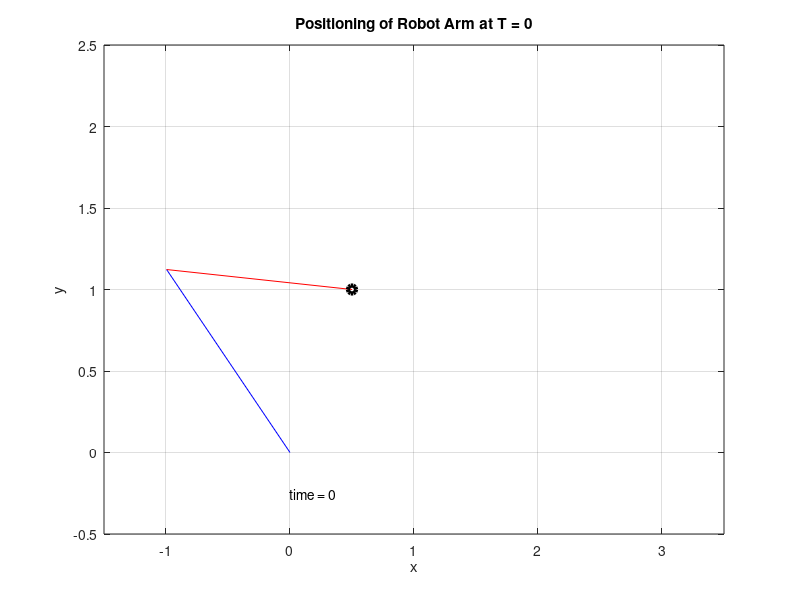
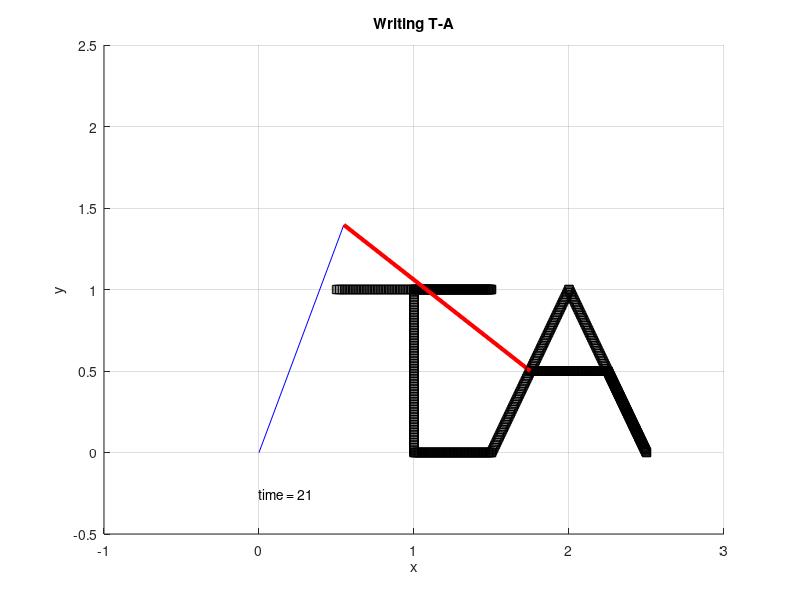
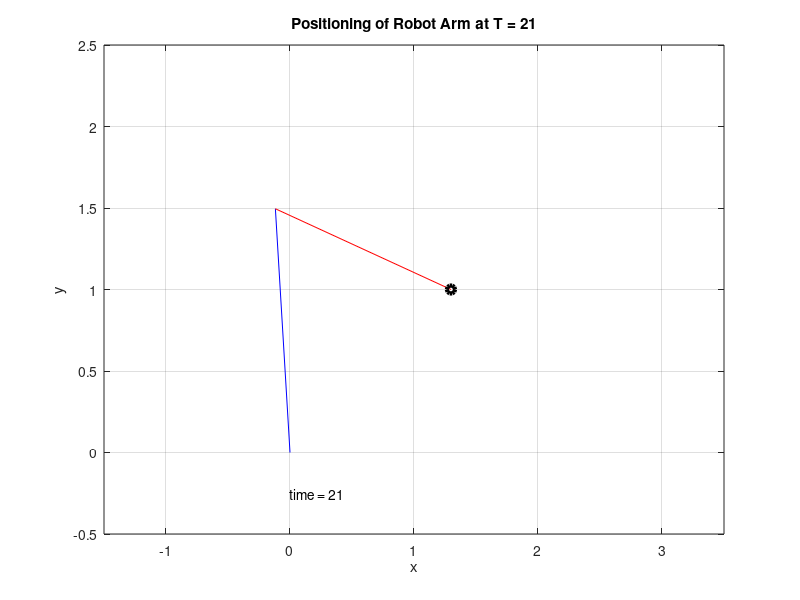
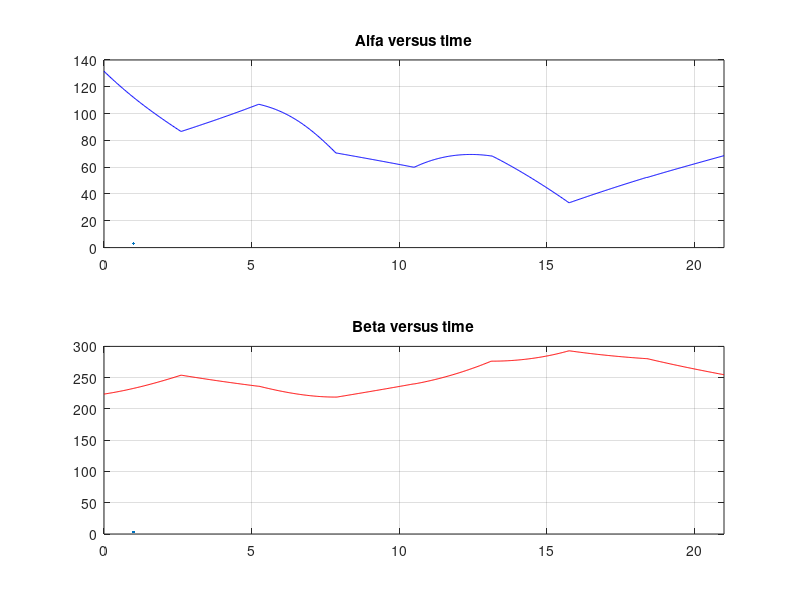

The MATLAB source for these figures, in order:
clear all, close all, clc
disp('Writing T_A:')

tol = 0.00001;
max_it = 50;
d1 = 1.5; % lenght of blue arm
d2 = 1.5; % lenght of red arm
n = 100; %step number of sub parts
t = linspace(0,1,n); 
N = 8*n; %step total step number
T = linspace(0,21,N); % Is chosen as 21 because animation last 21 seconds.
px1 = 0.5+t; 
py1 = ones(1,n); 
px2 = 1.5-0.5*t;
py2 = ones(1,n);
px3 = ones(1,n);
py3 = 1-t;
px4 = 1+0.5*t;
py4 = zeros(1,n);
px5 = 1.5+ 0.5*t;
py5 = 0+t;
px6 = 2+0.5*t;
py6 = 1-t;
px7 = 2.5-0.25*t;
py7 = 0.5*t;
px8 = 2.25-0.5*t;
py8 = ones(1,n)*0.5;

x = [px1 px2 px3 px4 px5 px6 px7 px8]; %  x coordinate path
y = [py1 py2 py3 py4 py5 py6 py7 py8]; %  y coordinate path


alpha = zeros(1,N);
beta = zeros(1,N);
angles = [0.5 0.5]'; % Initial guess
for i = 1:1:N
iter = 1;
while (iter <= max_it)
    a = angles(1); % a = Angle alpha
    b = angles(2); % b = Angle beta
    f = [ (d1*cos(a)+d2*cos(a+b)-x(i))
    (d1*sin(a)+d2*sin(a+b)-y(i)) ];
    J = [ (-d1*sin(a)-d2*sin(a+b)) (-d2*sin(a+b))
    ( d1*cos(a)+d2*cos(a+b)) ( d2*cos(a+b)) ];
    angles_new = angles -J\f;
    err = norm(angles_new - angles);
    
    if err <= tol
        angles_next = angles_new;
        break
    else
        angles = angles_new;
    end
    iter = iter + 1;
end
if (iter > max_it), error('Newton method did not converge'); end
angles = mod(angles_next,2*pi);
alpha(i) = angles(1);
beta(i) = angles(2);
end
RESULT_t_alpha_beta = [T' alpha' beta']
x0 = zeros(n);
y0 = zeros(n);
x1 = d1*cos(alpha);
y1 = d1*sin(alpha);
x2 = x1+d2*cos(alpha+beta);
y2 = y1+d2*sin(alpha+beta);

figure(1)
i = 1;
plot([x0(i) x1(i)],[y0(i) y1(i)],'b-', [x1(i) x2(i)],[y1(i) y2(i)],'r-',x2(i),y2(i),'ko','linewidth',3), 
grid on, axis([-1.5 3.5 -0.5 2.5]), xlabel('x'), ylabel('y'), 
text_plot = ['time = ',num2str(T(1))];
text(0,-0.25,text_plot);
title('Positioning of Robot Arm at T = 0'),

% Important note, sometimes MATLAB plots one point of figure 2 on figure 1
% If that happens, I recommend re-running the code, or commenting whole
% figure 1 part.

figure(2)
for i=1:N
    
hold on
text_plot = ['time = ',num2str(T(i))];
A = plot([x0(i) x1(i)],[y0(i) y1(i)],'b-', [x1(i) x2(i)],[y1(i) y2(i)],'r-','linewidth',3);
grid on, axis([-1.5 3.5 -0.5 2.5])
B = text(0,-0.25,text_plot);

K = plot(x2(i),y2(i),'ks',LineWidth=4);
grid on, axis([-1.5 3.5 -0.5 2.5]), xlabel('x'), ylabel('y'),
title('Writing T-A'), axis([-1 3 -0.5 2.5])
if i ~= N
pause(0.25)
delete (A), delete (B)
end
end
hold off

figure(4)
i = 80;
plot([x0(i) x1(i)],[y0(i) y1(i)],'b-', [x1(i) x2(i)],[y1(i) y2(i)],'r-',x2(i),y2(i),'ko','linewidth',3), 
grid on, axis([-1.5 3.5 -0.5 2.5]), xlabel('x'), ylabel('y'),
text_plot = ['time = ',num2str(T(end))];
text(0,-0.25,text_plot);
title('Positioning of Robot Arm at T = 21'),

figure(5)
alpha_deg = alpha/(2*pi)*360; % convert alpha into degrees
beta_deg = (beta/(2*pi)*360); %covert beta into degrees
subplot(2,1,1)
plot(T,alpha_deg,'b-',LineWidth=3),grid on
xlim([0 21]), title('Alfa versus time')
subplot(2,1,2)
plot(T,beta_deg,'r-',LineWidth=3),grid on
xlim([0 21]), title('Beta versus time')
